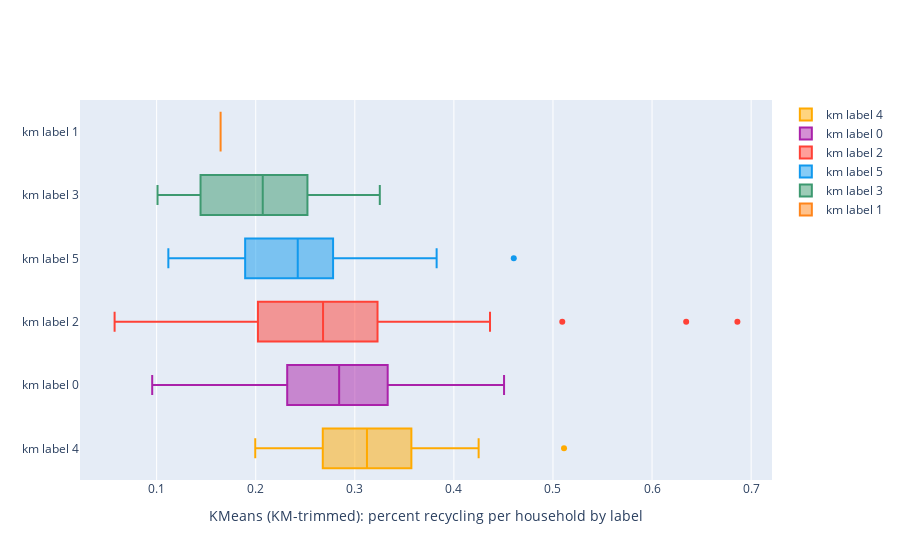

This figure's notebook cell:
### Code cell
layout = Layout(
    boxgap=0.1,
    height = 600
)
fig = go.Figure(layout=layout)

fig.add_trace(go.Box(
    x=km_trimmed_label4['%recycle/hh'],
    name='km label 4',
    marker_color='#ffaa00'
))
fig.add_trace(go.Box(
    x=km_trimmed_label0['%recycle/hh'],
    name='km label 0',
    marker_color='#AA22AA'
))
fig.add_trace(go.Box(
    x=km_trimmed_label2['%recycle/hh'],
    name='km label 2',
    marker_color='#FF4136'
))
fig.add_trace(go.Box(
    x=km_trimmed_label5['%recycle/hh'],
    name='km label 5',
    marker_color='#1199ee'
))
fig.add_trace(go.Box(
    x=km_trimmed_label3['%recycle/hh'],
    name='km label 3',
    marker_color='#3D9970'
))
fig.add_trace(go.Box(
    x=km_trimmed_label1['%recycle/hh'],
    name='km label 1',
    marker_color='#FF851B'
))

fig.update_layout(
    xaxis=dict(title='KMeans (KM-trimmed): percent recycling per household by label', zeroline=False),
    boxmode='overlay'
)

fig.update_traces(orientation='h') # horizontal box plots

fig.show()

### Figure 1 — Plotly figure (JSON) as saved in the notebook; plotly's stock layout.template omitted (floating-point values rounded to 4 significant figures)
{"data": [{"marker": {"color": "#ffaa00"}, "name": "km label 4", "orientation": "h", "type": "box", "x": [0.2997, 0.3388, 0.2415, 0.267, 0.5112, 0.2697, 0.3985, 0.2852, 0.1995, 0.3145, 0.425, 0.3596, 0.3496, 0.2973, 0.3625, 0.3305, 0.2824, 0.3233, 0.3993, 0.2308, 0.2444, 0.3123, 0.21]}, {"marker": {"color": "#AA22AA"}, "name": "km label 0", "orientation": "h", "type": "box", "x": [0.2697, 0.3104, 0.2316, 0.3543, 0.3811, 0.2583, 0.3024, 0.3041, 0.2238, 0.2444, 0.3024, 0.2842, 0.2201, 0.2284, 0.309, 0.2631, 0.2946, 0.262, 0.1357, 0.4506, 0.3053, 0.3077, 0.316, 0.3933, 0.1581, 0.3852, 0.2901, 0.3412, 0.1847, 0.3417, 0.3442, 0.2939, 0.2631, 0.2012, 0.2797, 0.372, 0.1959, 0.2587, 0.3164, 0.2471, 0.1603, 0.3071, 0.3549, 0.2158, 0.425, 0.2857, 0.2248, 0.3495, 0.09552, 0.257, 0.3388, 0.3677, 0.2916, 0.2064, 0.3473, 0.2146, 0.237, 0.2696, 0.3136, 0.2508, 0.2416, 0.4286, 0.3655, 0.275, 0.2173, 0.2756, 0.2237, 0.2322, 0.1789, 0.3721, 0.1467, 0.2888, null, 0.3685, 0.2554, 0.2928]}, {"marker": {"color": "#FF4136"}, "name": "km label 2", "orientation": "h", "type": "box", "x": [0.2156, 0.5094, 0.2806, 0.3335, 0.3862, 0.2365, 0.2238, 0.297, 0.1848, 0.1679, 0.2674, 0.2813, 0.6344, 0.4365, 0.3398, 0.2045, 0.3388, 0.3156, 0.1745, 0.1441, 0.2404, 0.2517, 0.3135, 0.2787, 0.2518, 0.2279, 0.3328, 0.3119, 0.1964, 0.2486, 0.2385, 0.195, 0.277, 0.1681, 0.1603, 0.3239, 0.2461, 0.227, 0.2012, 0.1042, 0.3085, 0.2491, 0.3913, 0.301, 0.2956, 0.2711, 0.1142, 0.6861, 0.1658, 0.3404, 0.1481, 0.2367, 0.2157, 0.362, 0.1887, null, null, 0.3566, 0.2116, 0.1699, 0.3754, 0.1619, 0.4168, 0.182, 0.2952, 0.05757, 0.1636, 0.2537, 0.3342, 0.3914, 0.237, 0.3189, 0.05973, 0.2141, 0.3349, 0.3379, 0.269, 0.1744, 0.1539, 0.1761, 0.3071, 0.3714, 0.2801, 0.1917, 0.3219, 0.2033, 0.3241, 0.2066, 0.2736, 0.1897, 0.163, 0.3415, 0.313, 0.3136, 0.3597, 0.3027, 0.3027, 0.1997, 0.1814, 0.2098, 0.364, 0.2665, 0.27, 0.2635, 0.3682, null, 0.2639, 0.311, 0.2883, 0.2668, 0.2896, 0.2134, 0.1831, 0.2786, 0.3718, 0.3451, 0.2685, 0.2774, 0.3929, 0.3296, 0.225, 0.2565, 0.116]}, {"marker": {"color": "#1199ee"}, "name": "km label 5", "orientation": "h", "type": "box", "x": [0.2499, 0.2501, 0.2911, 0.2887, 0.1505, 0.2349, 0.2234, 0.3591, 0.2949, 0.265, 0.2224, 0.1866, 0.2405, 0.3195, 0.2937, 0.1948, 0.2569, 0.2343, 0.2528, 0.1251, 0.2527, 0.2551, 0.3668, 0.4604, 0.3826, 0.1665, 0.1118, 0.1814, 0.1633, 0.2397, 0.1883, 0.2781, 0.2443, 0.1893, 0.2479, 0.2242, 0.2395, 0.1342]}, {"marker": {"color": "#3D9970"}, "name": "km label 3", "orientation": "h", "type": "box", "x": [0.2266, 0.3252, 0.2522, 0.1009, 0.2104, 0.1889, 0.2038, 0.1038, 0.1443, 0.271]}, {"marker": {"color": "#FF851B"}, "name": "km label 1", "orientation": "h", "type": "box", "x": [0.1645]}], "layout": {"autosize": true, "boxgap": 0.1, "boxmode": "overlay", "xaxis": {"autorange": true, "range": [0.02265, 0.721], "title": {"text": "KMeans (KM-trimmed): percent recycling per household by label"}, "type": "linear", "zeroline": false}, "yaxis": {"autorange": true, "range": [-0.5, 5.5], "type": "category"}}}
